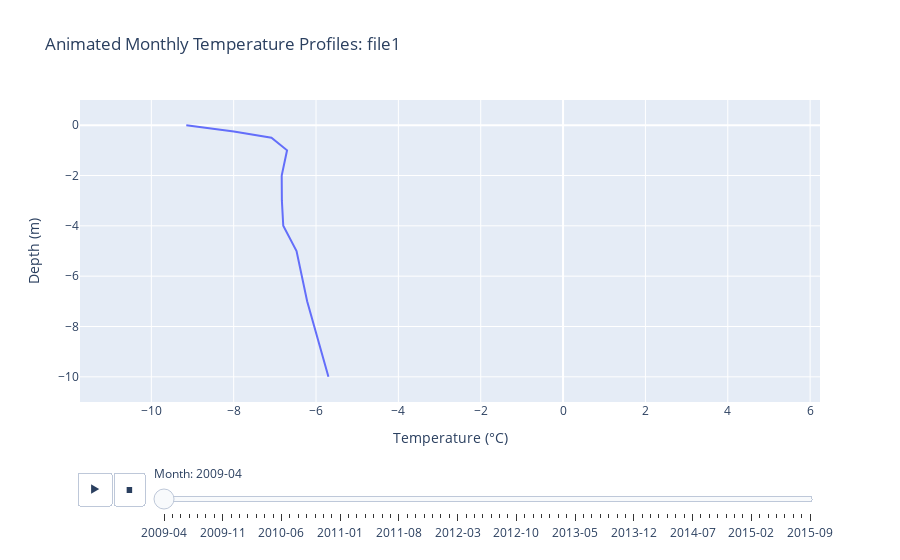

Notebook code cell kept with this figure:
### Code cell
create_animated_temperature_profile_plotly_with_zero_line(dfm_list[1], 'file1')

### Figure 1 — Plotly figure (JSON) as saved in the notebook; plotly's stock layout.template omitted (floating-point values rounded to 4 significant figures)
{"data": [{"hovertemplate": "Month=2009-04<br>Temperature (°C)=%{x}<br>Depth (m)=%{y}<extra></extra>", "legendgroup": "", "line": {"color": "#636efa", "dash": "solid"}, "marker": {"symbol": "circle"}, "mode": "lines", "name": "", "orientation": "v", "showlegend": false, "type": "scatter", "x": [-9.151, -7.996, -7.082, -6.704, -6.834, -6.829, -6.796, -6.473, -6.216, -5.699], "xaxis": "x", "y": [0, -0.25, -0.5, -1, -2, -3, -4, -5, -7, -10], "yaxis": "y"}], "layout": {"legend": {"tracegroupgap": 0}, "sliders": [{"active": 0, "currentvalue": {"prefix": "Month: "}, "len": 0.9, "pad": {"b": 10, "t": 60}, "steps": [{"args": [["2009-04"], {"frame": {"duration": 0, "redraw": false}, "fromcurrent": true, "mode": "immediate", "transition": {"duration": 0, "easing": "linear"}}], "label": "2009-04", "method": "animate"}, {"args": [["2009-05"], {"frame": {"duration": 0, "redraw": false}, "fromcurrent": true, "mode": "immediate", "transition": {"duration": 0, "easing": "linear"}}], "label": "2009-05", "method": "animate"}, {"args": [["2009-06"], {"frame": {"duration": 0, "redraw": false}, "fromcurrent": true, "mode": "immediate", "transition": {"duration": 0, "easing": "linear"}}], "label": "2009-06", "method": "animate"}, {"args": [["2009-07"], {"frame": {"duration": 0, "redraw": false}, "fromcurrent": true, "mode": "immediate", "transition": {"duration": 0, "easing": "linear"}}], "label": "2009-07", "method": "animate"}, {"args": [["2009-08"], {"frame": {"duration": 0, "redraw": false}, "fromcurrent": true, "mode": "immediate", "transition": {"duration": 0, "easing": "linear"}}], "label": "2009-08", "method": "animate"}, {"args": [["2009-09"], {"frame": {"duration": 0, "redraw": false}, "fromcurrent": true, "mode": "immediate", "transition": {"duration": 0, "easing": "linear"}}], "label": "2009-09", "method": "animate"}, {"args": [["2009-10"], {"frame": {"duration": 0, "redraw": false}, "fromcurrent": true, "mode": "immediate", "transition": {"duration": 0, "easing": "linear"}}], "label": "2009-10", "method": "animate"}, {"args": [["2009-11"], {"frame": {"duration": 0, "redraw": false}, "fromcurrent": true, "mode": "immediate", "transition": {"duration": 0, "easing": "linear"}}], "label": "2009-11", "method": "animate"}, {"args": [["2009-12"], {"frame": {"duration": 0, "redraw": false}, "fromcurrent": true, "mode": "immediate", "transition": {"duration": 0, "easing": "linear"}}], "label": "2009-12", "method": "animate"}, {"args": [["2010-01"], {"frame": {"duration": 0, "redraw": false}, "fromcurrent": true, "mode": "immediate", "transition": {"duration": 0, "easing": "linear"}}], "label": "2010-01", "method": "animate"}, {"args": [["2010-02"], {"frame": {"duration": 0, "redraw": false}, "fromcurrent": true, "mode": "immediate", "transition": {"duration": 0, "easing": "linear"}}], "label": "2010-02", "method": "animate"}, {"args": [["2010-03"], {"frame": {"duration": 0, "redraw": false}, "fromcurrent": true, "mode": "immediate", "transition": {"duration": 0, "easing": "linear"}}], "label": "2010-03", "method": "animate"}, {"args": [["2010-04"], {"frame": {"duration": 0, "redraw": false}, "fromcurrent": true, "mode": "immediate", "transition": {"duration": 0, "easing": "linear"}}], "label": "2010-04", "method": "animate"}, {"args": [["2010-05"], {"frame": {"duration": 0, "redraw": false}, "fromcurrent": true, "mode": "immediate", "transition": {"duration": 0, "easing": "linear"}}], "label": "2010-05", "method": "animate"}, {"args": [["2010-06"], {"frame": {"duration": 0, "redraw": false}, "fromcurrent": true, "mode": "immediate", "transition": {"duration": 0, "easing": "linear"}}], "label": "2010-06", "method": "animate"}, {"args": [["2010-07"], {"frame": {"duration": 0, "redraw": false}, "fromcurrent": true, "mode": "immediate", "transition": {"duration": 0, "easing": "linear"}}], "label": "2010-07", "method": "animate"}, {"args": [["2010-08"], {"frame": {"duration": 0, "redraw": false}, "fromcurrent": true, "mode": "immediate", "transition": {"duration": 0, "easing": "linear"}}], "label": "2010-08", "method": "animate"}, {"args": [["2010-09"], {"frame": {"duration": 0, "redraw": false}, "fromcurrent": true, "mode": "immediate", "transition": {"duration": 0, "easing": "linear"}}], "label": "2010-09", "method": "animate"}, {"args": [["2010-10"], {"frame": {"duration": 0, "redraw": false}, "fromcurrent": true, "mode": "immediate", "transition": {"duration": 0, "easing": "linear"}}], "label": "2010-10", "method": "animate"}, {"args": [["2010-11"], {"frame": {"duration": 0, "redraw": false}, "fromcurrent": true, "mode": "immediate", "transition": {"duration": 0, "easing": "linear"}}], "label": "2010-11", "method": "animate"}, {"args": [["2010-12"], {"frame": {"duration": 0, "redraw": false}, "fromcurrent": true, "mode": "immediate", "transition": {"duration": 0, "easing": "linear"}}], "label": "2010-12", "method": "animate"}, {"args": [["2011-01"], {"frame": {"duration": 0, "redraw": false}, "fromcurrent": true, "mode": "immediate", "transition": {"duration": 0, "easing": "linear"}}], "label": "2011-01", "method": "animate"}, {"args": [["2011-02"], {"frame": {"duration": 0, "redraw": false}, "fromcurrent": true, "mode": "immediate", "transition": {"duration": 0, "easing": "linear"}}], "label": "2011-02", "method": "animate"}, {"args": [["2011-03"], {"frame": {"duration": 0, "redraw": false}, "fromcurrent": true, "mode": "immediate", "transition": {"duration": 0, "easing": "linear"}}], "label": "2011-03", "method": "animate"}, {"args": [["2011-04"], {"frame": {"duration": 0, "redraw": false}, "fromcurrent": true, "mode": "immediate", "transition": {"duration": 0, "easing": "linear"}}], "label": "2011-04", "method": "animate"}, {"args": [["2011-05"], {"frame": {"duration": 0, "redraw": false}, "fromcurrent": true, "mode": "immediate", "transition": {"duration": 0, "easing": "linear"}}], "label": "2011-05", "method": "animate"}, {"args": [["2011-06"], {"frame": {"duration": 0, "redraw": false}, "fromcurrent": true, "mode": "immediate", "transition": {"duration": 0, "easing": "linear"}}], "label": "2011-06", "method": "animate"}, {"args": [["2011-07"], {"frame": {"duration": 0, "redraw": false}, "fromcurrent": true, "mode": "immediate", "transition": {"duration": 0, "easing": "linear"}}], "label": "2011-07", "method": "animate"}, {"args": [["2011-08"], {"frame": {"duration": 0, "redraw": false}, "fromcurrent": true, "mode": "immediate", "transition": {"duration": 0, "easing": "linear"}}], "label": "2011-08", "method": "animate"}, {"args": [["2011-09"], {"frame": {"duration": 0, "redraw": false}, "fromcurrent": true, "mode": "immediate", "transition": {"duration": 0, "easing": "linear"}}], "label": "2011-09", "method": "animate"}, {"args": [["2011-10"], {"frame": {"duration": 0, "redraw": false}, "fromcurrent": true, "mode": "immediate", "transition": {"duration": 0, "easing": "linear"}}], "label": "2011-10", "method": "animate"}, {"args": [["2011-11"], {"frame": {"duration": 0, "redraw": false}, "fromcurrent": true, "mode": "immediate", "transition": {"duration": 0, "easing": "linear"}}], "label": "2011-11", "method": "animate"}, {"args": [["2011-12"], {"frame": {"duration": 0, "redraw": false}, "fromcurrent": true, "mode": "immediate", "transition": {"duration": 0, "easing": "linear"}}], "label": "2011-12", "method": "animate"}, {"args": [["2012-01"], {"frame": {"duration": 0, "redraw": false}, "fromcurrent": true, "mode": "immediate", "transition": {"duration": 0, "easing": "linear"}}], "label": "2012-01", "method": "animate"}, {"args": [["2012-02"], {"frame": {"duration": 0, "redraw": false}, "fromcurrent": true, "mode": "immediate", "transition": {"duration": 0, "easing": "linear"}}], "label": "2012-02", "method": "animate"}, {"args": [["2012-03"], {"frame": {"duration": 0, "redraw": false}, "fromcurrent": true, "mode": "immediate", "transition": {"duration": 0, "easing": "linear"}}], "label": "2012-03", "method": "animate"}, {"args": [["2012-04"], {"frame": {"duration": 0, "redraw": false}, "fromcurrent": true, "mode": "immediate", "transition": {"duration": 0, "easing": "linear"}}], "label": "2012-04", "method": "animate"}, {"args": [["2012-05"], {"frame": {"duration": 0, "redraw": false}, "fromcurrent": true, "mode": "immediate", "transition": {"duration": 0, "easing": "linear"}}], "label": "2012-05", "method": "animate"}, {"args": [["2012-06"], {"frame": {"duration": 0, "redraw": false}, "fromcurrent": true, "mode": "immediate", "transition": {"duration": 0, "easing": "linear"}}], "label": "2012-06", "method": "animate"}, {"args": [["2012-07"], {"frame": {"duration": 0, "redraw": false}, "fromcurrent": true, "mode": "immediate", "transition": {"duration": 0, "easing": "linear"}}], "label": "2012-07", "method": "animate"}, {"args": [["2012-08"], {"frame": {"duration": 0, "redraw": false}, "fromcurrent": true, "mode": "immediate", "transition": {"duration": 0, "easing": "linear"}}], "label": "2012-08", "method": "animate"}, {"args": [["2012-09"], {"frame": {"duration": 0, "redraw": false}, "fromcurrent": true, "mode": "immediate", "transition": {"duration": 0, "easing": "linear"}}], "label": "2012-09", "method": "animate"}, {"args": [["2012-10"], {"frame": {"duration": 0, "redraw": false}, "fromcurrent": true, "mode": "immediate", "transition": {"duration": 0, "easing": "linear"}}], "label": "2012-10", "method": "animate"}, {"args": [["2012-11"], {"frame": {"duration": 0, "redraw": false}, "fromcurrent": true, "mode": "immediate", "transition": {"duration": 0, "easing": "linear"}}], "label": "2012-11", "method": "animate"}, {"args": [["2012-12"], {"frame": {"duration": 0, "redraw": false}, "fromcurrent": true, "mode": "immediate", "transition": {"duration": 0, "easing": "linear"}}], "label": "2012-12", "method": "animate"}, {"args": [["2013-01"], {"frame": {"duration": 0, "redraw": false}, "fromcurrent": true, "mode": "immediate", "transition": {"duration": 0, "easing": "linear"}}], "label": "2013-01", "method": "animate"}, {"args": [["2013-02"], {"frame": {"duration": 0, "redraw": false}, "fromcurrent": true, "mode": "immediate", "transition": {"duration": 0, "easing": "linear"}}], "label": "2013-02", "method": "animate"}, {"args": [["2013-03"], {"frame": {"duration": 0, "redraw": false}, "fromcurrent": true, "mode": "immediate", "transition": {"duration": 0, "easing": "linear"}}], "label": "2013-03", "method": "animate"}, {"args": [["2013-04"], {"frame": {"duration": 0, "redraw": false}, "fromcurrent": true, "mode": "immediate", "transition": {"duration": 0, "easing": "linear"}}], "label": "2013-04", "method": "animate"}, {"args": [["2013-05"], {"frame": {"duration": 0, "redraw": false}, "fromcurrent": true, "mode": "immediate", "transition": {"duration": 0, "easing": "linear"}}], "label": "2013-05", "method": "animate"}, {"args": [["2013-06"], {"frame": {"duration": 0, "redraw": false}, "fromcurrent": true, "mode": "immediate", "transition": {"duration": 0, "easing": "linear"}}], "label": "2013-06", "method": "animate"}, {"args": [["2013-07"], {"frame": {"duration": 0, "redraw": false}, "fromcurrent": true, "mode": "immediate", "transition": {"duration": 0, "easing": "linear"}}], "label": "2013-07", "method": "animate"}, {"args": [["2013-08"], {"frame": {"duration": 0, "redraw": false}, "fromcurrent": true, "mode": "immediate", "transition": {"duration": 0, "easing": "linear"}}], "label": "2013-08", "method": "animate"}, {"args": [["2013-09"], {"frame": {"duration": 0, "redraw": false}, "fromcurrent": true, "mode": "immediate", "transition": {"duration": 0, "easing": "linear"}}], "label": "2013-09", "method": "animate"}, {"args": [["2013-10"], {"frame": {"duration": 0, "redraw": false}, "fromcurrent": true, "mode": "immediate", "transition": {"duration": 0, "easing": "linear"}}], "label": "2013-10", "method": "animate"}, {"args": [["2013-11"], {"frame": {"duration": 0, "redraw": false}, "fromcurrent": true, "mode": "immediate", "transition": {"duration": 0, "easing": "linear"}}], "label": "2013-11", "method": "animate"}, {"args": [["2013-12"], {"frame": {"duration": 0, "redraw": false}, "fromcurrent": true, "mode": "immediate", "transition": {"duration": 0, "easing": "linear"}}], "label": "2013-12", "method": "animate"}, {"args": [["2014-01"], {"frame": {"duration": 0, "redraw": false}, "fromcurrent": true, "mode": "immediate", "transition": {"duration": 0, "easing": "linear"}}], "label": "2014-01", "method": "animate"}, {"args": [["2014-02"], {"frame": {"duration": 0, "redraw": false}, "fromcurrent": true, "mode": "immediate", "transition": {"duration": 0, "easing": "linear"}}], "label": "2014-02", "method": "animate"}, {"args": [["2014-03"], {"frame": {"duration": 0, "redraw": false}, "fromcurrent": true, "mode": "immediate", "transition": {"duration": 0, "easing": "linear"}}], "label": "2014-03", "method": "animate"}, {"args": [["2014-04"], {"frame": {"duration": 0, "redraw": false}, "fromcurrent": true, "mode": "immediate", "transition": {"duration": 0, "easing": "linear"}}], "label": "2014-04", "method": "animate"}, {"args": [["2014-05"], {"frame": {"duration": 0, "redraw": false}, "fromcurrent": true, "mode": "immediate", "transition": {"duration": 0, "easing": "linear"}}], "label": "2014-05", "method": "animate"}, {"args": [["2014-06"], {"frame": {"duration": 0, "redraw": false}, "fromcurrent": true, "mode": "immediate", "transition": {"duration": 0, "easing": "linear"}}], "label": "2014-06", "method": "animate"}, {"args": [["2014-07"], {"frame": {"duration": 0, "redraw": false}, "fromcurrent": true, "mode": "immediate", "transition": {"duration": 0, "easing": "linear"}}], "label": "2014-07", "method": "animate"}, {"args": [["2014-08"], {"frame": {"duration": 0, "redraw": false}, "fromcurrent": true, "mode": "immediate", "transition": {"duration": 0, "easing": "linear"}}], "label": "2014-08", "method": "animate"}, {"args": [["2014-09"], {"frame": {"duration": 0, "redraw": false}, "fromcurrent": true, "mode": "immediate", "transition": {"duration": 0, "easing": "linear"}}], "label": "2014-09", "method": "animate"}, {"args": [["2014-10"], {"frame": {"duration": 0, "redraw": false}, "fromcurrent": true, "mode": "immediate", "transition": {"duration": 0, "easing": "linear"}}], "label": "2014-10", "method": "animate"}, {"args": [["2014-11"], {"frame": {"duration": 0, "redraw": false}, "fromcurrent": true, "mode": "immediate", "transition": {"duration": 0, "easing": "linear"}}], "label": "2014-11", "method": "animate"}, {"args": [["2014-12"], {"frame": {"duration": 0, "redraw": false}, "fromcurrent": true, "mode": "immediate", "transition": {"duration": 0, "easing": "linear"}}], "label": "2014-12", "method": "animate"}, {"args": [["2015-01"], {"frame": {"duration": 0, "redraw": false}, "fromcurrent": true, "mode": "immediate", "transition": {"duration": 0, "easing": "linear"}}], "label": "2015-01", "method": "animate"}, {"args": [["2015-02"], {"frame": {"duration": 0, "redraw": false}, "fromcurrent": true, "mode": "immediate", "transition": {"duration": 0, "easing": "linear"}}], "label": "2015-02", "method": "animate"}, {"args": [["2015-03"], {"frame": {"duration": 0, "redraw": false}, "fromcurrent": true, "mode": "immediate", "transition": {"duration": 0, "easing": "linear"}}], "label": "2015-03", "method": "animate"}, {"args": [["2015-04"], {"frame": {"duration": 0, "redraw": false}, "fromcurrent": true, "mode": "immediate", "transition": {"duration": 0, "easing": "linear"}}], "label": "2015-04", "method": "animate"}, {"args": [["2015-05"], {"frame": {"duration": 0, "redraw": false}, "fromcurrent": true, "mode": "immediate", "transition": {"duration": 0, "easing": "linear"}}], "label": "2015-05", "method": "animate"}, {"args": [["2015-06"], {"frame": {"duration": 0, "redraw": false}, "fromcurrent": true, "mode": "immediate", "transition": {"duration": 0, "easing": "linear"}}], "label": "2015-06", "method": "animate"}, {"args": [["2015-07"], {"frame": {"duration": 0, "redraw": false}, "fromcurrent": true, "mode": "immediate", "transition": {"duration": 0, "easing": "linear"}}], "label": "2015-07", "method": "animate"}, {"args": [["2015-08"], {"frame": {"duration": 0, "redraw": false}, "fromcurrent": true, "mode": "immediate", "transition": {"duration": 0, "easing": "linear"}}], "label": "2015-08", "method": "animate"}, {"args": [["2015-09"], {"frame": {"duration": 0, "redraw": false}, "fromcurrent": true, "mode": "immediate", "transition": {"duration": 0, "easing": "linear"}}], "label": "2015-09", "method": "animate"}], "x": 0.1, "xanchor": "left", "y": 0, "yanchor": "top"}], "title": {"text": "Animated Monthly Temperature Profiles: file1"}, "updatemenus": [{"buttons": [{"args": [null, {"frame": {"duration": 500, "redraw": false}, "fromcurrent": true, "mode": "immediate", "transition": {"duration": 100, "easing": "linear"}}], "label": "&#9654;", "method": "animate"}, {"args": [[null], {"frame": {"duration": 0, "redraw": false}, "fromcurrent": true, "mode": "immediate", "transition": {"duration": 0, "easing": "linear"}}], "label": "&#9724;", "method": "animate"}], "direction": "left", "pad": {"r": 10, "t": 70}, "showactive": false, "type": "buttons", "x": 0.1, "xanchor": "right", "y": 0, "yanchor": "top"}], "xaxis": {"anchor": "y", "autorange": false, "domain": [0, 1], "range": [-11.73, 6.24], "title": {"text": "Temperature (°C)"}}, "yaxis": {"anchor": "x", "autorange": false, "domain": [0, 1], "range": [-11, 1], "title": {"text": "Depth (m)"}}}}
